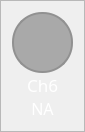
                     <widget class="QFrame" name="frame_ch6">
                      <property name="maximumSize">
                       <size>
                        <width>80</width>
                        <height>150</height>
                       </size>
                      </property>
                      <property name="styleSheet">
                       <string notr="true">QFrame{
	
	border-color: rgb(255, 98, 92);
}

QLabel{
	color: #FFF;
}</string>
                      </property>
                      <property name="frameShape">
                       <enum>QFrame::StyledPanel</enum>
                      </property>
                      <property name="frameShadow">
                       <enum>QFrame::Raised</enum>
                      </property>
                      <layout class="QVBoxLayout" name="verticalLayout_13">
                       <property name="spacing">
                        <number>0</number>
                       </property>
                       <item>
                        <widget class="QFrame" name="frame_ch6_color">
                         <property name="sizePolicy">
                          <sizepolicy hsizetype="Fixed" vsizetype="Fixed">
                           <horstretch>0</horstretch>
                           <verstretch>0</verstretch>
                          </sizepolicy>
                         </property>
                         <property name="minimumSize">
                          <size>
                           <width>61</width>
                           <height>61</height>
                          </size>
                         </property>
                         <property name="maximumSize">
                          <size>
                           <width>1000</width>
                           <height>61</height>
                          </size>
                         </property>
                         <property name="sizeIncrement">
                          <size>
                           <width>1</width>
                           <height>1</height>
                          </size>
                         </property>
                         <property name="styleSheet">
                          <string notr="true">border: 2px solid rgb(145, 145, 145);
border-radius: 30px;
background-color: rgb(169, 169, 169)</string>
                         </property>
                         <property name="frameShape">
                          <enum>QFrame::StyledPanel</enum>
                         </property>
                         <property name="frameShadow">
                          <enum>QFrame::Raised</enum>
                         </property>
                        </widget>
                       </item>
                       <item>
                        <widget class="QLabel" name="label_ch6">
                         <property name="minimumSize">
                          <size>
                           <width>61</width>
                           <height>0</height>
                          </size>
                         </property>
                         <property name="maximumSize">
                          <size>
                           <width>16777215</width>
                           <height>30</height>
                          </size>
                         </property>
                         <property name="font">
                          <font>
                           <family>DM Sans</family>
                           <pointsize>13</pointsize>
                           <weight>50</weight>
                           <italic>false</italic>
                           <bold>false</bold>
                          </font>
                         </property>
                         <property name="text">
                          <string>Ch6</string>
                         </property>
                         <property name="alignment">
                          <set>Qt::AlignCenter</set>
                         </property>
                        </widget>
                       </item>
                       <item>
                        <widget class="QLabel" name="label_ch6_value">
                         <property name="minimumSize">
                          <size>
                           <width>61</width>
                           <height>0</height>
                          </size>
                         </property>
                         <property name="maximumSize">
                          <size>
                           <width>16777215</width>
                           <height>30</height>
                          </size>
                         </property>
                         <property name="font">
                          <font>
                           <family>DM Sans</family>
                           <pointsize>12</pointsize>
                           <weight>50</weight>
                           <italic>false</italic>
                           <bold>false</bold>
                          </font>
                         </property>
                         <property name="styleSheet">
                          <string notr="true">font:12pt</string>
                         </property>
                         <property name="text">
                          <string>NA</string>
                         </property>
                         <property name="alignment">
                          <set>Qt::AlignCenter</set>
                         </property>
                        </widget>
                       </item>
                      </layout>
                     </widget>
